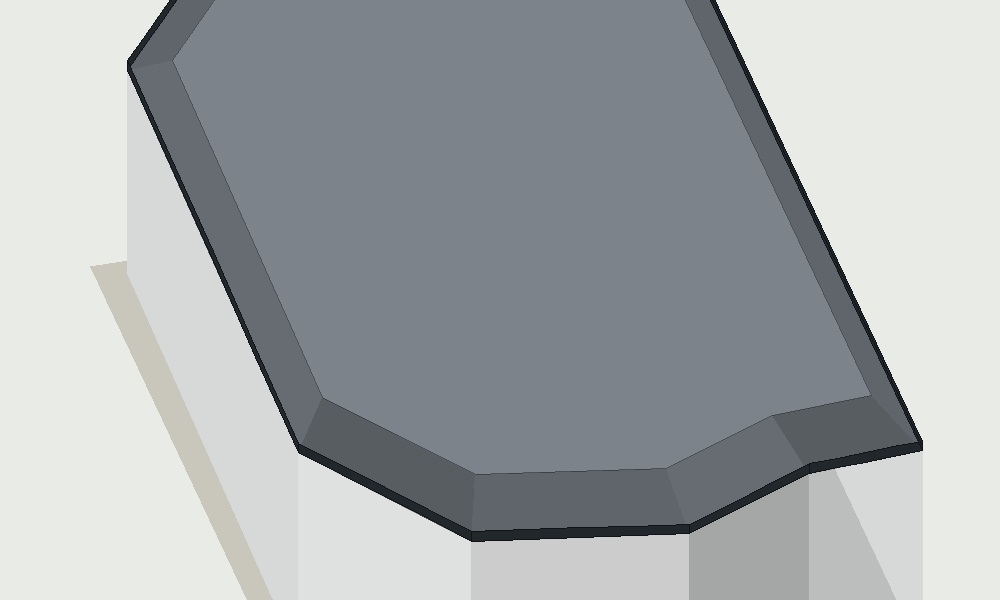

This figure's Python source:
# -*- coding: utf-8 -*-
"""放大校验：把单栋楼拉近渲染，确认 粉墙/黛瓦/马头墙 在可辨识尺度下是否成立。"""
import json, math, os
from PIL import Image, ImageDraw

ROOT = os.path.dirname(os.path.dirname(os.path.abspath(__file__)))
OUTLINES = os.path.join(ROOT, "data", "outlines.json")
OUT = os.path.join(os.path.dirname(os.path.abspath(__file__)), "_verify_zoom.png")
d = json.load(open(OUTLINES, encoding="utf-8"))
polys = d["polygons"]

W, H = 1000, 600
ANG = -1.05
C, S = math.cos(ANG), math.sin(ANG)
allb = [p for p in polys if p["class"] == "building"]
def area(p):
    a = 0
    for i in range(len(p)):
        q = p[(i+1)%len(p)]; a += p[i][0]*q[1]-q[0]*p[i][1]
    return abs(a)/2
def hgt(a): return 21 if a>9000 else (18 if a>3500 else (15 if a>1200 else 11))
def near_val(pts):
    n=len(pts); cx=sum(q[0] for q in pts)/n; cz=sum(q[1] for q in pts)/n
    best,bA,bB=0.0,pts[0],pts[1]
    for i in range(n):
        a=pts[i]; b=pts[(i+1)%n]; dd=math.hypot(b[0]-a[0],b[1]-a[1])
        if dd>best: best,bA,bB=dd,a,b
    ux,uz=(bB[0]-bA[0])/best,(bB[1]-bA[1])/best; vx,vz=-uz,ux
    Lh=Wh=0.0
    for q in pts: Lh=max(Lh,abs((q[0]-cx)*ux+(q[1]-cz)*uz)); Wh=max(Wh,abs((q[0]-cx)*vx+(q[1]-cz)*vz))
    ex1=(cx+Lh*ux,cz+Lh*uz); ex2=(cx-Lh*ux,cz-Lh*uz)
    near=min(min(math.hypot(ex1[0]-q[0],ex1[1]-q[1]) for q in pts),min(math.hypot(ex2[0]-q[0],ex2[1]-q[1]) for q in pts))
    return near, Lh, Wh
# 选一栋「最像矩形且最长」的楼：必触发马头墙、且呈现经典长墙两端阶梯山墙轮廓
cand=[]
for p in allb:
    pts=p["points"]; a=area(pts); h=hgt(a)
    if len(pts)<4: continue
    nr,Lh,Wh=near_val(pts)
    if nr<=max(5.0,0.2*Lh):
        cand.append((Lh, nr, Wh, a, h, pts))
cand.sort(reverse=True)
_, near, Wh, a0, h, pts = cand[0]
Lh = cand[0][0]
cx = sum(q[0] for q in pts)/len(pts); cz = sum(q[1] for q in pts)/len(pts)
SC = min((W*0.8)/(Lh+Wh+8), (H*0.8)/(h+10))
yc = h*0.5
rx=cx*C-cz*S; rz=cx*S+cz*C
PANX = -(rx-rz)*0.866*SC
PANY = -((rx+rz)*0.5*SC - yc*SC*1.6)

def proj(x,y,z):
    rrx=x*C-z*S; rrz=x*S+z*C
    return [W/2+(rrx-rrz)*0.866*SC+PANX, H/2+(rrx+rrz)*0.5*SC-y*SC*1.6+PANY]
def P(x,y,z): return (int(proj(x,y,z)[0]), int(proj(x,y,z)[1]))
def shade(rgb,f): return tuple(min(255,max(0,int(c*f))) for c in rgb)

def long_edges(p):
    if len(p)<3: return []
    best,bA,bB=0.0,p[0],p[1]
    for i in range(len(p)):
        a2=p[i];b2=p[(i+1)%len(p)];dd=math.hypot(b2[0]-a2[0],b2[1]-a2[1])
        if dd>best:best,bA,bB=dd,a2,b2
    ang0=math.atan2(bB[1]-bA[1],bB[0]-bA[0]);edges=[]
    for i in range(len(p)):
        a2=p[i];b2=p[(i+1)%len(p)]
        if math.hypot(b2[0]-a2[0],b2[1]-a2[1])<1:continue
        da=math.atan2(b2[1]-a2[1],b2[0]-a2[0])-ang0;da=abs(math.atan2(math.sin(da),math.cos(da)))
        if da<0.35:edges.append((a2,b2))
    return edges

def obb(p):
    n=len(p);cx2=sum(q[0] for q in p)/n;cz2=sum(q[1] for q in p)/n
    best,bA,bB=0.0,p[0],p[1]
    for i in range(n):
        a2=p[i];b2=p[(i+1)%n];dd=math.hypot(b2[0]-a2[0],b2[1]-a2[1])
        if dd>best:best,bA,bB=dd,a2,b2
    ux,uz=(bB[0]-bA[0])/best,(bB[1]-bA[1])/best;vx,vz=-uz,ux
    Lh=Wh=0.0
    for q in p:Lh=max(Lh,abs((q[0]-cx2)*ux+(q[1]-cz2)*uz));Wh=max(Wh,abs((q[0]-cx2)*vx+(q[1]-cz2)*vz))
    return cx2,cz2,ux,uz,vx,vz,Lh,Wh

COL={"building":(224,226,225),"roof":(108,114,120),"maotou":(34,39,44)}

img=Image.new("RGB",(W,H),(233,236,230));draw=ImageDraw.Draw(img,"RGBA")
# 地面小板
gx0,gz0,gx1,gz1=cx-45,cz-45,cx+45,cz+45
draw.polygon([P(gx0,0,gz0),P(gx1,0,gz0),P(gx1,0,gz1),P(gx0,0,gz1)],fill=(201,199,187))
draw.polygon([P(gx0,0,gz1),P(gx1,0,gz1),P(gx1,-0.6,gz1),P(gx0,-0.6,gz1)],fill=(169,167,155))
draw.polygon([P(gx1,0,gz1),P(gx1,0,gz0),P(gx1,-0.6,gz0),P(gx1,-0.6,gz1)],fill=(182,180,168))

# 墙
for i in range(len(pts)):
    u=pts[i];v=pts[(i+1)%len(pts)]
    ae=math.atan2(v[1]-u[1],v[0]-u[0]);lit=0.72+0.28*abs(math.cos(ae+ANG))
    q=[P(u[0],0,u[1]),P(v[0],0,v[1]),P(v[0],h,v[1]),P(u[0],h,u[1])]
    draw.polygon(q,fill=shade(COL["building"],lit))
# 屋顶
k=0.12;rise=min(2.6,max(1.8,h*0.15))
ip=[[cx+(q[0]-cx)*(1-k),cz+(q[1]-cz)*(1-k)] for q in pts]
for i in range(len(pts)):
    u=pts[i];v=pts[(i+1)%len(pts)];c2=ip[i];d2=ip[(i+1)%len(ip)]
    q=[P(u[0],h,u[1]),P(v[0],h,v[1]),P(d2[0],h+rise,d2[1]),P(c2[0],h+rise,c2[1])]
    draw.polygon(q,fill=shade(COL["roof"],0.82+0.2*((i%3)/3)))
qtop=[P(q[0],h+rise,q[1]) for q in ip];draw.polygon(qtop,fill=shade(COL["roof"],1.15))
draw.line(qtop+[qtop[0]],fill=(20,26,30,120),width=1)
draw.line([P(q[0],h,q[1]) for q in pts]+[P(pts[0][0],h,pts[0][1])],fill=(30,38,46,90),width=1)
# 马头墙：① 檐口压顶（每条边）
for i in range(len(pts)):
    A=pts[i];B=pts[(i+1)%len(pts)]
    dx=B[0]-A[0];dy=B[1]-A[1];L=math.hypot(dx,dy)
    if L<2:continue
    bot=[];top=[]
    for j in range(5):
        t=j/4;x=A[0]+dx*t;z=A[1]+dy*t;bot.append(P(x,h,z));top.append(P(x,h+1.0,z))
    draw.polygon(bot+top[::-1],fill=COL["maotou"],outline=(16,20,24))
# ② 近矩形：长轴两端山墙阶梯（马头墙）
n=len(pts);cx2=sum(q[0] for q in pts)/n;cz2=sum(q[1] for q in pts)/n
best,bA,bB=0.0,pts[0],pts[1]
for i in range(n):
    a=pts[i];b=pts[(i+1)%n];dd=math.hypot(b[0]-a[0],b[1]-a[1])
    if dd>best:best,bA,bB=dd,a,b
ux,uz=(bB[0]-bA[0])/best,(bB[1]-bA[1])/best;vx,vz=-uz,ux
us=[];vs=[]
for q in pts:
    us.append((q[0]-cx2)*ux+(q[1]-cz2)*uz); vs.append((q[0]-cx2)*vx+(q[1]-cz2)*vz)
umin,umax=min(us),max(us); vmin,vmax=min(vs),max(vs)
def pip(px,pz,poly):
    inside=False;N=len(poly);j=N-1
    for i2 in range(N):
        xi,zi=poly[i2];xj,zj=poly[j]
        if (zi>pz)!=(zj>pz) and px<(xj-xi)*(pz-zi)/(zj-zi+1e-12)+xi: inside=not inside
        j=i2
    return inside
# ② 长轴两端阶梯山墙：先找端面实际覆盖区段，再逐盒包含复查
M=5;base=1.2;step=1.6;thick=1.4;SAMP=80
for u_end,e in ((umax,1),(umin,-1)):
    ui=u_end-e*thick*0.5
    flags=[pip(cx2+ui*ux+(vmin+(vmax-vmin)*s/SAMP)*vx,cz2+ui*uz+(vmin+(vmax-vmin)*s/SAMP)*vz,pts) for s in range(SAMP+1)]
    bs=bl=cs=cl=0
    for s,f in enumerate(flags+[False]):
        if f:
            if cl==0: cs=s
            cl+=1
        else:
            if cl>bl: bs,bl=cs,cl
            cl=0
    if bl<4 or bl/SAMP*(vmax-vmin)<6.0: continue
    v_lo=vmin+(vmax-vmin)*bs/SAMP; v_hi=vmin+(vmax-vmin)*(bs+bl)/SAMP
    vseg=(v_hi-v_lo)/M
    for i in range(M):
        vc=v_lo+(i+0.5)*vseg; lvl=base+step*(2-abs(i-2))
        ok=True
        for t5 in range(5):
            vv=(vc-vseg*0.49)+(vseg*0.98)*t5/4
            if not pip(cx2+ui*ux+vv*vx,cz2+ui*uz+vv*vz,pts): ok=False;break
        if not ok: continue
        ccx=cx2+u_end*ux+vc*vx; ccz=cz2+u_end*uz+vc*vz; hu=thick*0.5; hv=vseg*0.49
        cs2=[[-hu,-hv],[hu,-hv],[hu,hv],[-hu,hv]]
        o=[P(ccx+s2[0]*ux+s2[1]*vx,h,ccz+s2[0]*uz+s2[1]*vz) for s2 in cs2]
        t=[P(ccx+s2[0]*ux+s2[1]*vx,h+lvl,ccz+s2[0]*uz+s2[1]*vz) for s2 in cs2]
        draw.polygon(o+[t[3],t[2],t[1],t[0]],fill=COL["maotou"],outline=(16,20,24))
for (A,B) in long_edges(pts):
    dx=B[0]-A[0];dy=B[1]-A[1];L=math.hypot(dx,dy)
    if L<2:continue
    bot=[];top=[]
    for i in range(5):
        t=i/4;x=A[0]+dx*t;z=A[1]+dy*t;bot.append(P(x,h,z));top.append(P(x,h+0.5,z))
    draw.polygon(bot+top[::-1],fill=COL["maotou"],outline=(16,20,24))
img.save(OUT)
print("saved",OUT,"building h=",h,"area=",round(a0))
